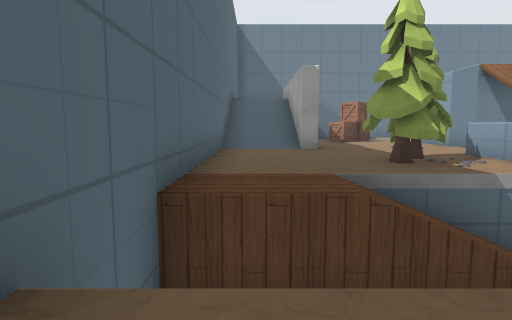
[1] (above)

24 first-person views from a walk through a scene from a Unity 3-D project. The camera is 1.3 m above the floor, tilts 6° down and sees 75° across. The floor is counted in squares, 2 m on a side. Each view is taken from the middle of a square. On the plan, view 1 faces up. The plan holds only what a view shows up to about 10 squares ahead; the rest is blank. The place goes on beyond the plan. Some surface patterns are stand-ins.

[2]
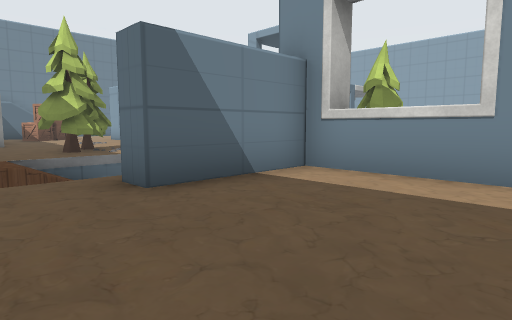

[3]
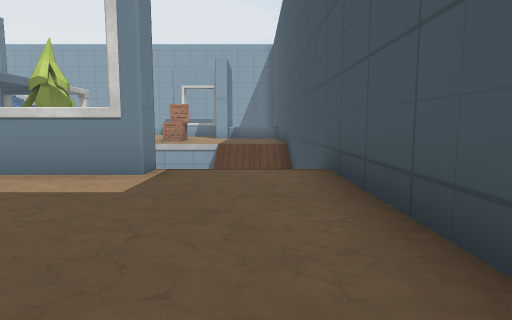

[4]
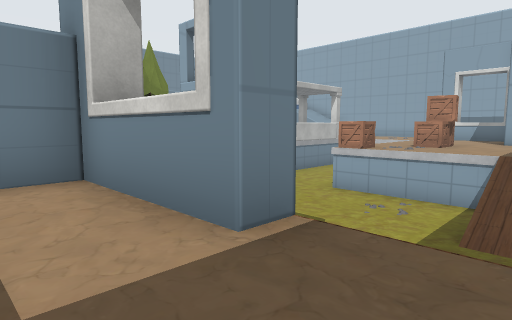

[5]
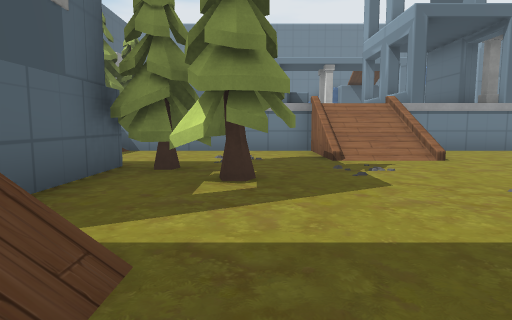

[6]
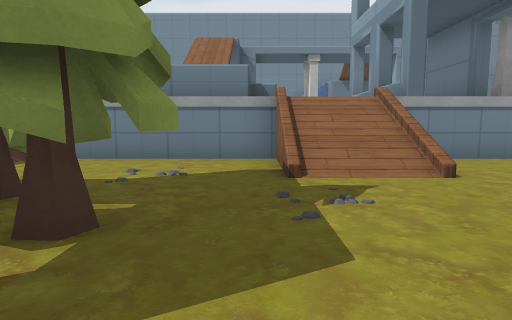

[7]
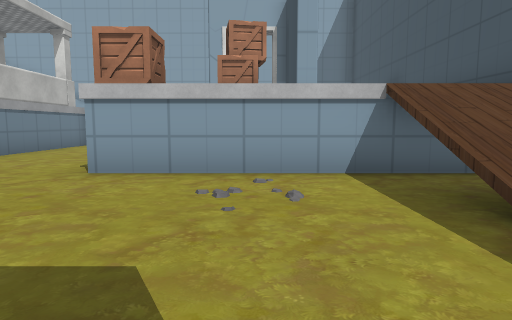

[8]
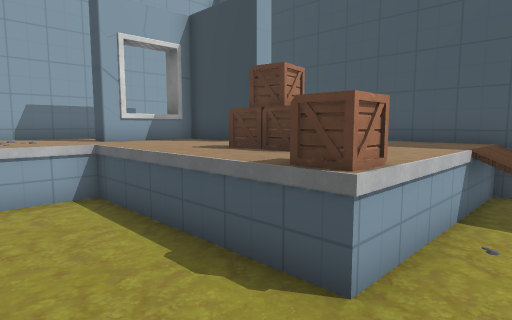

[9]
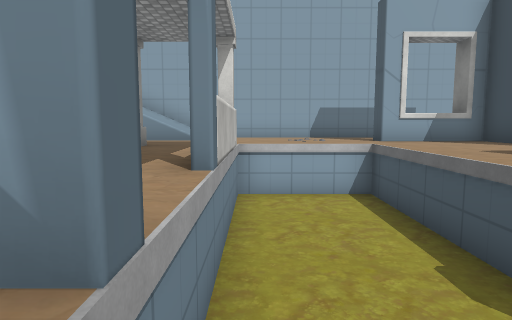

[10]
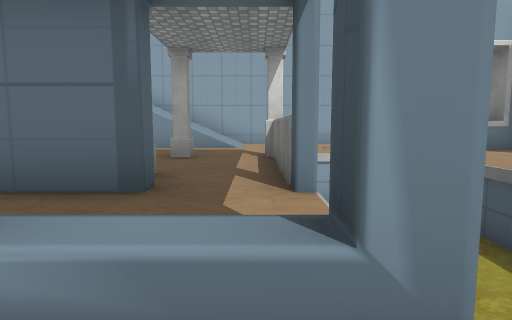

[11]
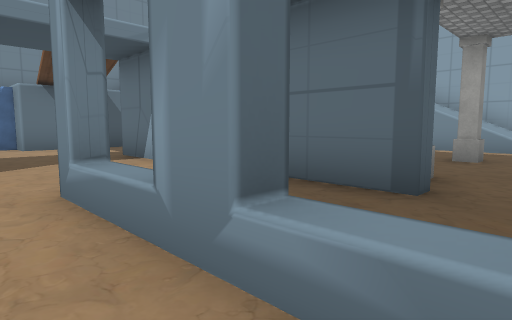

[12]
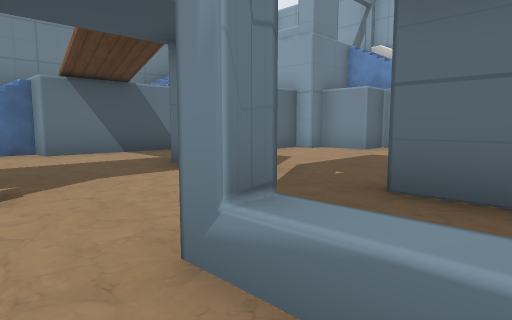

[13]
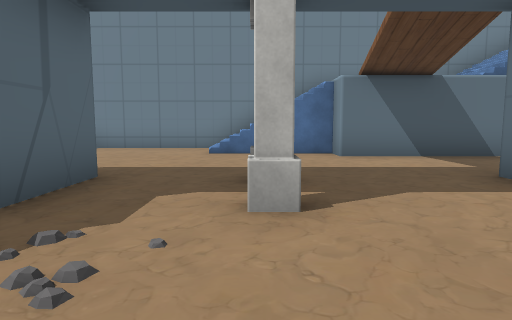

[14]
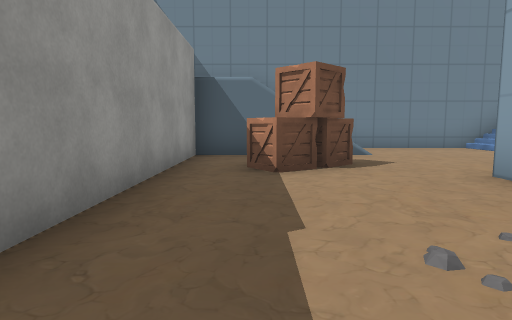

[15]
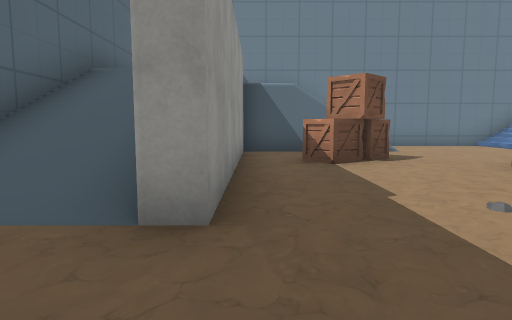

[16]
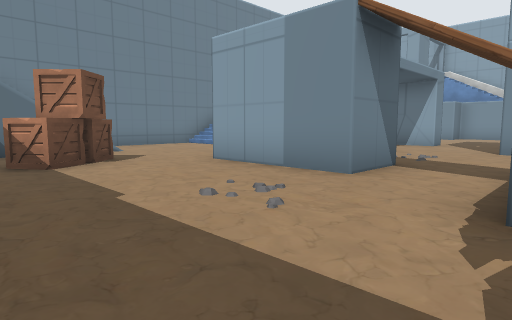

[17]
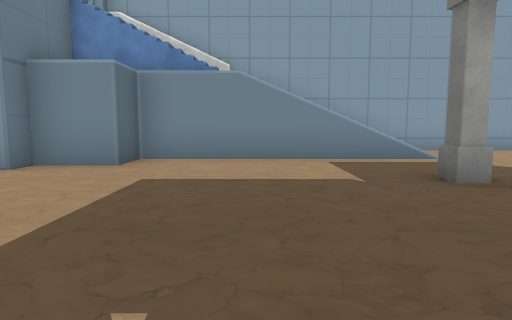

[18]
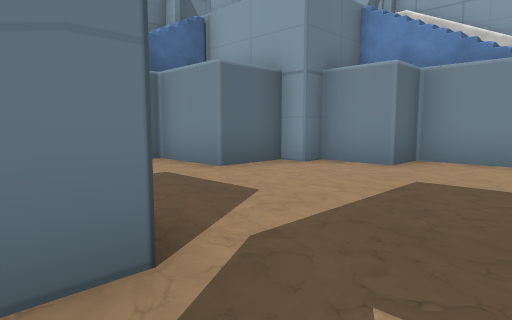

[19]
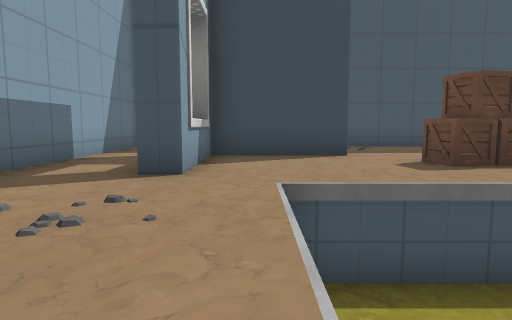

[20]
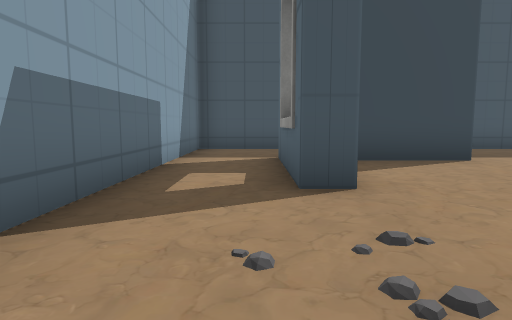

[21]
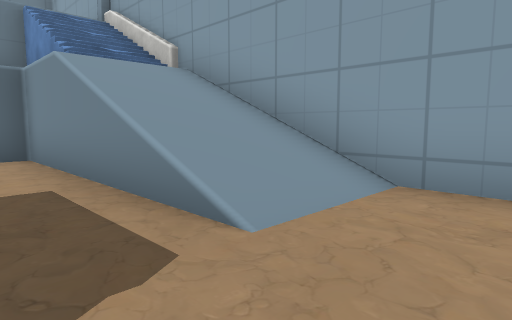

[22]
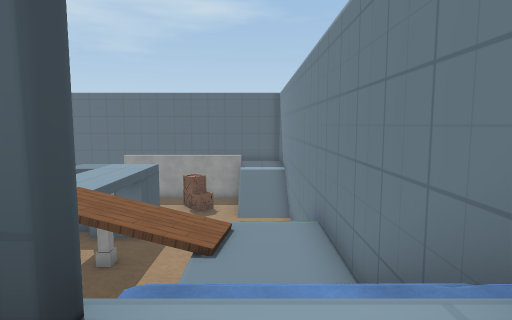

[23]
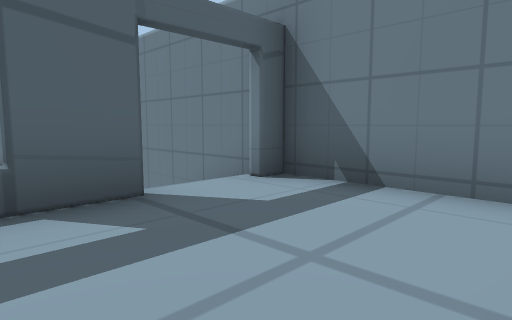

[24]
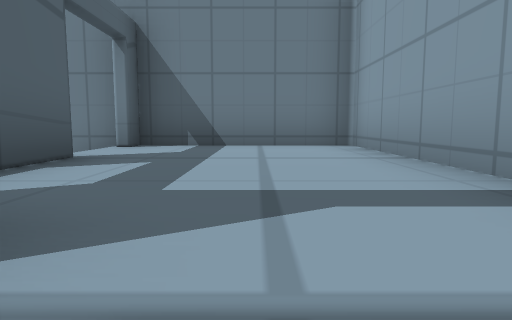

### Floor plan
Key: @ floor where view 1 was taken; # wall or solid block; x gap in a wall; . main floor; - floor 2.5 m lower than the main floor; : floor 3.25 m higher than the main floor; + floor 6.25 m higher than the main floor; / step, stairs or slope; = window, fence, low wall or low ledge; ^ raised ledge; O other object.
Columns run from 1 left of view 1 to 22 right of it. Each row starts with its distance up from view 1.
 18   ######################
 17     ///...///:::///#+++#
 16        ...///:::///++++#
 15 #  #/ /......#////##+++#
 14 #  =.O............ =+++#
 13 #/ =OO.............##++#
 12 #/ #...###.#..#.....#//#
 11 #//#...###....#.....///#
 10 #//#. .##............/=#
  9 #./#.O...............//#
  8 #...........#..#.....//#
  7 #...O.^^   .^..#..#..//#
  6 #..OOO^    .x..#.....//#
  5 #..OO ^^^  .^..####....#
  4 #.///-----//-------....#
  3 #////-----//-------....#
  2 #     ----//-------....#
  1 #..###OO#-/--O.........#
  0  @....#OO----O......#..#
 -1  .....#----=-.OOO...#..#
 -2  .....#------....####..#
 -3  .....//--//=....#=  ..#
 -4  ...../ -  //.....=  ..#
 -5   ######################

Where each view was taken, in squares from view 1:
view 1: 0 up, 0 right, facing up
view 2: 3 down, 0 right, facing up-right
view 3: 4 down, 0 right, facing right
view 4: 4 down, 3 right, facing up-right
view 5: 4 down, 7 right, facing up
view 6: 2 down, 8 right, facing up
view 7: 1 down, 7 right, facing right
view 8: 4 up, 10 right, facing down-right
view 9: 4 up, 10 right, facing right
view 10: 5 up, 10 right, facing right
view 11: 5 up, 10 right, facing up-right
view 12: 7 up, 10 right, facing up-right
view 13: 8 up, 10 right, facing up
view 14: 8 up, 3 right, facing up
view 15: 7 up, 2 right, facing up
view 16: 7 up, 2 right, facing up-right
view 17: 9 up, 13 right, facing right
view 18: 9 up, 13 right, facing up-right
view 19: 5 up, 18 right, facing down
view 20: 4 up, 20 right, facing down
view 21: 4 up, 18 right, facing up-right
view 22: 16 up, 19 right, facing left
view 23: 14 up, 21 right, facing up-left
view 24: 12 up, 20 right, facing up
